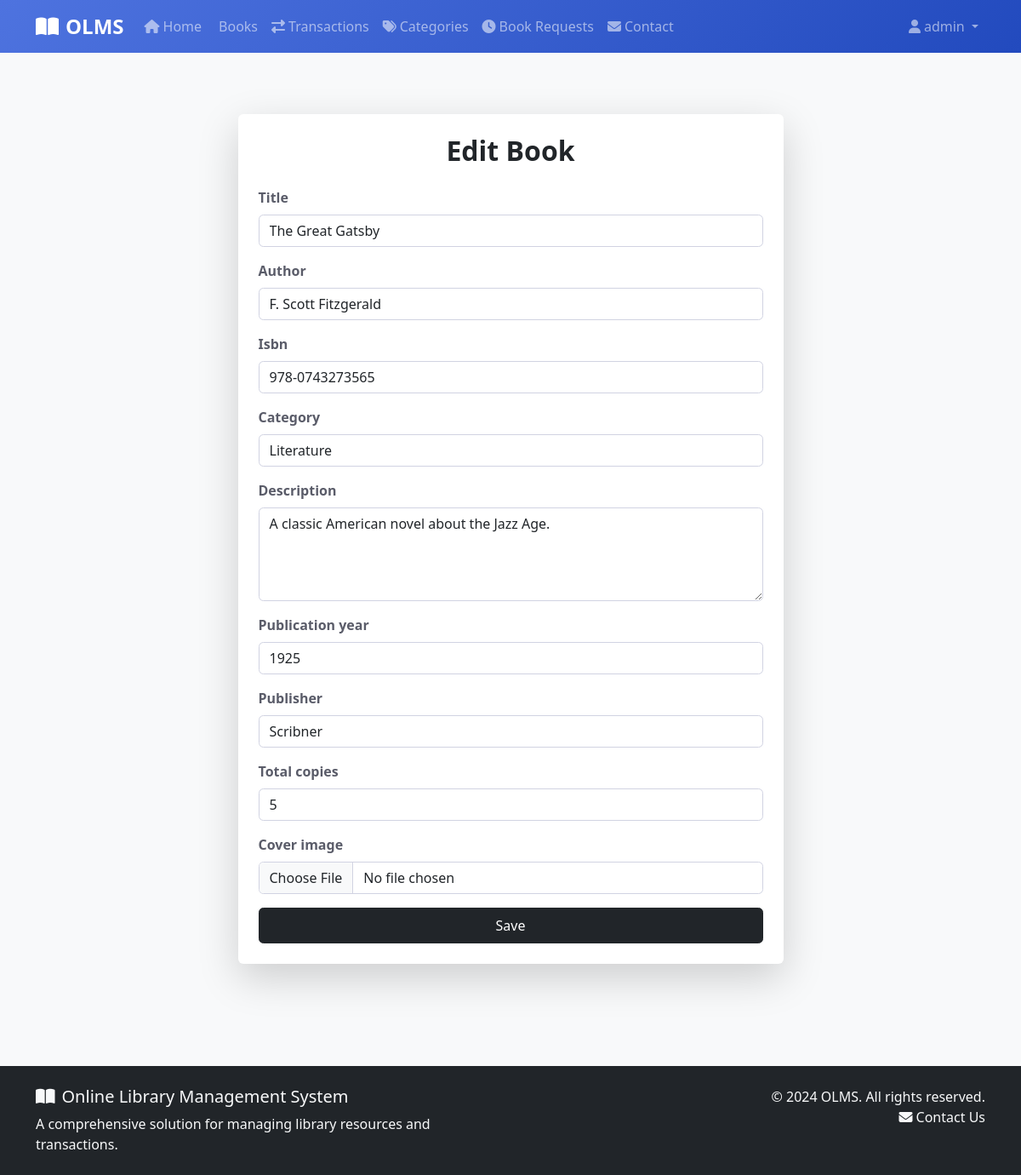
Screenshot of /books/1/edit/ (signed in) with the database file from the repository.
### library/models.py (models this page shows, shortened)
class Book(models.Model):
    STATUS_CHOICES = (
        ('available', 'Available'),
        ('issued', 'Issued'),
        ('lost', 'Lost'),
        ('damaged', 'Damaged'),
    )
    title = models.CharField(max_length=200)
    author = models.CharField(max_length=200)
    isbn = models.CharField(max_length=13, unique=True)
    category = models.ForeignKey(Category, on_delete=models.CASCADE, related_name='books')
    description = models.TextField(blank=True, null=True)
    publication_year = models.IntegerField(
        validators=[MinValueValidator(1900), MaxValueValidator(2025)],
        blank=True, null=True
    )
    publisher = models.CharField(max_length=200, blank=True, null=True)
    total_copies = models.PositiveIntegerField(default=1)
    available_copies = models.PositiveIntegerField(default=1)
    status = models.CharField(max_length=20, choices=STATUS_CHOICES, default='available')
    cover_image = models.ImageField(upload_to='book_covers/', blank=True, null=True)
    created_at = models.DateTimeField(auto_now_add=True)
    updated_at = models.DateTimeField(auto_now=True)
    class Meta:
        verbose_name = "Book"
        verbose_name_plural = "Books"
        ordering = ['title']

### library/views.py (the view)
# urls.py: path('books/<int:book_id>/edit/', views.book_edit, name='book_edit'),
@login_required
@user_passes_test(is_admin)
def book_edit(request, book_id):
    book = get_object_or_404(Book, id=book_id)
    if request.method == 'POST':
        form = BookForm(request.POST, request.FILES, instance=book)
        if form.is_valid():
            form.save()
            messages.success(request, 'Book updated successfully!')
            return redirect('book_list')
    else:
        form = BookForm(instance=book)
    return render(request, 'book_form.html', {'form': form, 'title': 'Edit Book', 'book': book})

### library/forms.py (shortened to what this page needs)
class BookForm(forms.ModelForm):
    class Meta:
        model = Book
        fields = ['title', 'author', 'isbn', 'category', 'description', 'publication_year', 'publisher', 'total_copies', 'cover_image']
        widgets = {
            'title': forms.TextInput(attrs={'class': 'form-control'}),
            'author': forms.TextInput(attrs={'class': 'form-control'}),
            'isbn': forms.TextInput(attrs={'class': 'form-control'}),
            'category': forms.Select(attrs={'class': 'form-control'}),
            'description': forms.Textarea(attrs={'class': 'form-control', 'rows': 4}),
            'publication_year': forms.NumberInput(attrs={'class': 'form-control'}),
            'publisher': forms.TextInput(attrs={'class': 'form-control'}),
            'total_copies': forms.NumberInput(attrs={'class': 'form-control'}),
            'cover_image': forms.FileInput(attrs={'class': 'form-control'}),
        }

### library/models.py (called while the page is built)
    def __str__(self):
        return self.name

### library/views.py (called while the page is built)
def is_admin(user):
    return user.is_authenticated and hasattr(user, 'profile') and user.profile.user_type == 'admin'

### templates/book_form.html (shortened to what this page needs)
{% extends 'base.html' %}
{% block content %}
<div class="container py-5">
    <div class="row justify-content-center">
        <div class="col-md-8 col-lg-7">
            <div class="card shadow-lg border-0">
                <div class="card-body p-4">
                    <h2 class="mb-4 text-center fw-bold">{{ title }}</h2>
                    <form method="post" enctype="multipart/form-data" novalidate>
                        {% for field in form %}
                            <div class="mb-3">
                                <label class="form-label">{{ field.label }}</label>
                                {{ field }}
                            </div>
                        {% endfor %}
                        <button type="submit" class="btn btn-dark w-100 py-2">Save</button>
                    </form>
                </div>
            </div>
        </div>
    </div>
</div>
{% endblock %}

### templates/base.html (shortened to what this page needs)
{% load static %}
<!DOCTYPE html>
<html lang="en">
<head>
    <link href="https://cdn.jsdelivr.net/npm/bootstrap@5.3.0/dist/css/bootstrap.min.css" rel="stylesheet">
    <link rel="stylesheet" href="https://cdnjs.cloudflare.com/ajax/libs/font-awesome/6.4.0/css/all.min.css">
    <link rel="stylesheet" href="{% static 'css/style.css' %}">
</head>
<body>
    <nav class="navbar navbar-expand-lg navbar-dark bg-primary">
        <div class="container">
            <a class="navbar-brand" href="{% url 'home' %}">
                <i class="fas fa-book-open me-2"></i>OLMS
            </a>
            <div class="collapse navbar-collapse" id="navbarNav">
                <ul class="navbar-nav me-auto">
                    <li class="nav-item">
                        <a class="nav-link" href="{% url 'home' %}">
                            <i class="fas fa-home me-1"></i>Home
                        </a>
                    </li>
                    {% if user.is_authenticated %}
                        {% if user.profile.user_type == 'admin' %}
                            <li class="nav-item">
                                <a class="nav-link" href="{% url 'book_list' %}">
                                    Books
                                </a>
                            </li>
                            <li class="nav-item">
                                <a class="nav-link" href="{% url 'transaction_list' %}">
                                    <i class="fas fa-exchange-alt me-1"></i>Transactions
                                </a>
                            </li>
                            <li class="nav-item">
                                <a class="nav-link" href="{% url 'category_list' %}">
                                    <i class="fas fa-tags me-1"></i>Categories
                                </a>
                            </li>
                            <li class="nav-item">
                                <a class="nav-link" href="{% url 'book_request_list' %}">
                                    <i class="fas fa-clock me-1"></i>Book Requests
                                </a>
                            </li>
                        {% else %}
                            <li class="nav-item">
                                <a class="nav-link" href="{% url 'student_book_list' %}">
                                    <i class="fas fa-search me-1"></i>Search Books
                                </a>
                            </li>
                        {% endif %}
                    {% endif %}
                    <li class="nav-item">
                        <a class="nav-link" href="{% url 'contact' %}">
                            <i class="fas fa-envelope me-1"></i>Contact
                        </a>
                    </li>
                </ul>
                <ul class="navbar-nav">
                    {% if user.is_authenticated %}
                        <li class="nav-item dropdown">
                            <a class="nav-link dropdown-toggle" href="#" id="navbarDropdown" role="button" data-bs-toggle="dropdown">
                                <i class="fas fa-user me-1"></i>{{ user.username }}
                            </a>
                        </li>
                    {% endif %}
                </ul>
            </div>
        </div>
    </nav>
    <main class="py-4">
        {% block content %}{% endblock %}
    </main>
    <footer class="bg-dark text-light py-4 mt-5">
        <div class="container">
            <div class="row">
                <div class="col-md-6">
                    <h5><i class="fas fa-book-open me-2"></i>Online Library Management System</h5>
                    <p class="mb-0">A comprehensive solution for managing library resources and transactions.</p>
                </div>
                <div class="col-md-6 text-md-end">
                    <p class="mb-0">&copy; 2024 OLMS. All rights reserved.</p>
                    <p class="mb-0">
                        <a href="{% url 'contact' %}" class="text-light text-decoration-none">
                            <i class="fas fa-envelope me-1"></i>Contact Us
                        </a>
                    </p>
                </div>
            </div>
        </div>
    </footer>
</body>
</html>

### static/css/style.css (style rules this page uses)
body { font-family: 'Segoe UI', Tahoma, Geneva, Verdana, sans-serif; background-color: #f8f9fa; }
.navbar-brand { font-weight: bold; font-size: 1.5rem; }
.navbar-nav .nav-link { font-weight: 500; transition: color 0.3s ease; }
.card { border: none; box-shadow: 0 0.15rem 1.75rem 0 rgba(58, 59, 69, 0.15); transition: transform 0.2s ease, box-shadow 0.2s ease; }
.btn { font-weight: 500; border-radius: 0.35rem; transition: all 0.2s ease; }
.form-control { border-radius: 0.35rem; border: 1px solid #d1d3e2; transition: border-color 0.15s ease-in-out, box-shadow 0.15s ease-in-out; }
.form-label { font-weight: 600; color: #5a5c69; }
.bg-primary { background: linear-gradient(135deg, #4e73df 0%, #224abe 100%) !important; }
footer { margin-top: auto; }

### rows the page displays
Book: form "The Great Gatsby" "F. Scott Fitzgerald" "978-0743273565" "Literature" "A classic American novel about the Jazz Age." "1925" "Scribner" "5"

### other values shown
{{ user.username }} "admin"
{{ title }} "Edit Book"
{{ field.label }} "Title" "Author" "Isbn" "Category" "Description" "Publication year" "Publisher" "Total copies" "Cover image"
